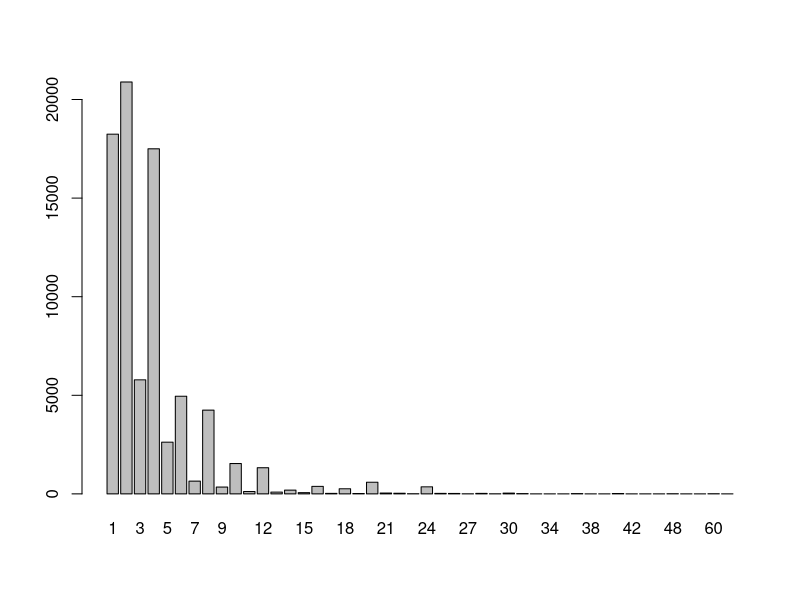

This chart was generated by the following R code:
## ---- chunk 1
# install packages(c("readxl", "dplyr", "lubridate"))
library(readxl)
library(dplyr)
library(lubridate) ## package to deal with dates
## ---- chunk 2
beer <- read_excel(path = "../data-raw/beer-eng.xlsx")

head(beer)
## ---- chunk 3
## extract dates from the dataset by using as.Date function
beer <- beer %>% 
  mutate(date = as.character(date),
         date = as.Date(date, format = "%Y%m%d"))

### extract year from date variable using lubridate::year
beer <- beer %>% mutate(year = year(date) - 2009,
                        week_day = wday(date, week_start = 1))

head(beer)
## ---- chunk 4
ymd(c("2018-01-02", "2018.01.02", "2018/01/02"))
## ---- chunk 5
dim(beer)
## ---- chunk 6
beer %>% count(id, sort = TRUE) ## count ant sort
beer %>% count(id, sort = FALSE)  ## count without sorting
beer %>% count(id, sort = TRUE) %>% filter(n == 1) ## count and filter households with only one transaction
## ---- chunk 7
barplot(table(beer$count))
## ---- chunk 8
model1 <- lm(formula = count ~ 1, data = beer)
model1
summary(model1)
## ---- chunk 9
model2 <- lm(formula = count ~ year, data = beer)
model3 <- lm(formula = count ~ year + factor(week_day), data = beer)
summary(model3)
## ---- chunk 10

beer <- beer %>% mutate(week_day = factor(week_day)) ## declare as factor / categorical variable
beer <- beer %>% mutate(week_day = relevel(week_day, ref = "5")) ## change the reference level

model3 <- lm(formula = count ~ year + week_day, data = beer)
summary(model3)
